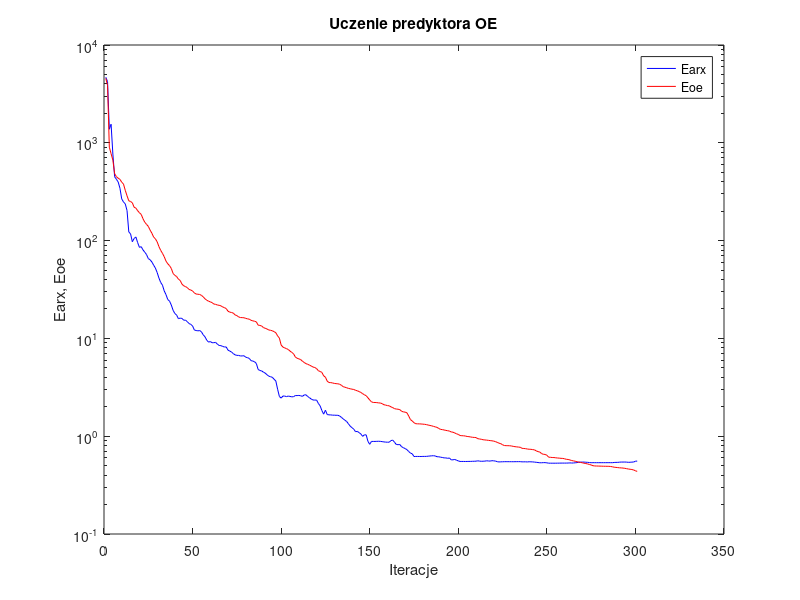
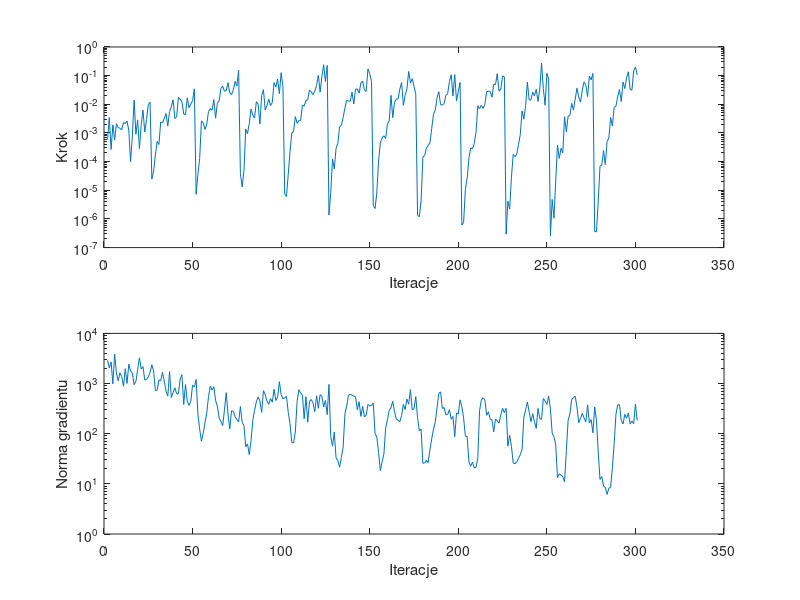

Reproduce these figures in MATLAB, in order.
%uczenie predyktora oe
clear all;
n=0; farx(n+1)=4.681605e+003; foe(n+1)=4.556457e+003; wspucz(n+1)=0.000000e+000; ng(n+1)=0.000000e+000;
%odnowa zmiennej metryki
n=1; farx(n+1)=4.224645e+003; foe(n+1)=3.871533e+003; krok(n+1)=5.897838e-004; ng(n+1)=2.919047e+003;
n=2; farx(n+1)=1.376669e+003; foe(n+1)=9.022481e+002; krok(n+1)=3.437609e-003; ng(n+1)=2.039184e+003;
n=3; farx(n+1)=1.548654e+003; foe(n+1)=7.743544e+002; krok(n+1)=2.661414e-004; ng(n+1)=2.705541e+003;
n=4; farx(n+1)=7.668711e+002; foe(n+1)=6.647373e+002; krok(n+1)=1.915637e-003; ng(n+1)=9.893008e+002;
n=5; farx(n+1)=4.497109e+002; foe(n+1)=4.836268e+002; krok(n+1)=5.623096e-004; ng(n+1)=3.875376e+003;
n=6; farx(n+1)=4.239217e+002; foe(n+1)=4.499928e+002; krok(n+1)=2.110724e-003; ng(n+1)=1.619991e+003;
n=7; farx(n+1)=3.975973e+002; foe(n+1)=4.346738e+002; krok(n+1)=1.532691e-003; ng(n+1)=1.137629e+003;
n=8; farx(n+1)=3.431899e+002; foe(n+1)=4.228082e+002; krok(n+1)=1.460933e-003; ng(n+1)=1.630200e+003;
n=9; farx(n+1)=2.669027e+002; foe(n+1)=3.958826e+002; krok(n+1)=1.291963e-003; ng(n+1)=1.377315e+003;
n=10; farx(n+1)=2.483718e+002; foe(n+1)=3.784917e+002; krok(n+1)=2.275225e-003; ng(n+1)=8.832961e+002;
n=11; farx(n+1)=2.373123e+002; foe(n+1)=3.267347e+002; krok(n+1)=2.121602e-003; ng(n+1)=1.979498e+003;
n=12; farx(n+1)=2.028822e+002; foe(n+1)=2.872766e+002; krok(n+1)=2.583925e-003; ng(n+1)=1.005012e+003;
n=13; farx(n+1)=1.225546e+002; foe(n+1)=2.551449e+002; krok(n+1)=1.242424e-003; ng(n+1)=2.437116e+003;
n=14; farx(n+1)=1.171009e+002; foe(n+1)=2.511578e+002; krok(n+1)=9.921626e-005; ng(n+1)=1.781584e+003;
n=15; farx(n+1)=9.738031e+001; foe(n+1)=2.433533e+002; krok(n+1)=7.740461e-004; ng(n+1)=1.606718e+003;
n=16; farx(n+1)=1.051169e+002; foe(n+1)=2.192813e+002; krok(n+1)=1.400894e-002; ng(n+1)=9.498186e+002;
n=17; farx(n+1)=1.089018e+002; foe(n+1)=2.147912e+002; krok(n+1)=9.064776e-004; ng(n+1)=1.104238e+003;
n=18; farx(n+1)=9.528812e+001; foe(n+1)=2.021856e+002; krok(n+1)=2.855545e-003; ng(n+1)=1.895318e+003;
n=19; farx(n+1)=8.528481e+001; foe(n+1)=1.926278e+002; krok(n+1)=2.861859e-004; ng(n+1)=3.257653e+003;
n=20; farx(n+1)=8.666808e+001; foe(n+1)=1.853375e+002; krok(n+1)=2.005784e-003; ng(n+1)=1.949586e+003;
n=21; farx(n+1)=8.043962e+001; foe(n+1)=1.674988e+002; krok(n+1)=6.256921e-003; ng(n+1)=2.179742e+003;
n=22; farx(n+1)=7.614312e+001; foe(n+1)=1.543492e+002; krok(n+1)=1.078226e-003; ng(n+1)=1.173487e+003;
n=23; farx(n+1)=7.204385e+001; foe(n+1)=1.465899e+002; krok(n+1)=2.926191e-003; ng(n+1)=1.210501e+003;
n=24; farx(n+1)=6.550555e+001; foe(n+1)=1.399496e+002; krok(n+1)=9.778245e-003; ng(n+1)=1.355035e+003;
n=25; farx(n+1)=6.373583e+001; foe(n+1)=1.283357e+002; krok(n+1)=1.175883e-002; ng(n+1)=1.674215e+003;
%odnowa zmiennej metryki
n=26; farx(n+1)=6.051784e+001; foe(n+1)=1.191675e+002; krok(n+1)=2.443486e-005; ng(n+1)=2.374830e+003;
n=27; farx(n+1)=5.619700e+001; foe(n+1)=1.088811e+002; krok(n+1)=4.673205e-005; ng(n+1)=1.776805e+003;
n=28; farx(n+1)=5.238096e+001; foe(n+1)=1.042859e+002; krok(n+1)=1.691914e-004; ng(n+1)=7.212410e+002;
n=29; farx(n+1)=4.722726e+001; foe(n+1)=9.727365e+001; krok(n+1)=5.081655e-004; ng(n+1)=7.403889e+002;
n=30; farx(n+1)=4.146225e+001; foe(n+1)=8.687596e+001; krok(n+1)=3.946779e-004; ng(n+1)=1.185442e+003;
n=31; farx(n+1)=3.734330e+001; foe(n+1)=7.949223e+001; krok(n+1)=2.414856e-003; ng(n+1)=1.132296e+003;
n=32; farx(n+1)=3.501905e+001; foe(n+1)=7.411640e+001; krok(n+1)=2.232051e-003; ng(n+1)=1.676214e+003;
n=33; farx(n+1)=3.060388e+001; foe(n+1)=6.841307e+001; krok(n+1)=3.187345e-003; ng(n+1)=1.121186e+003;
n=34; farx(n+1)=2.801350e+001; foe(n+1)=6.167158e+001; krok(n+1)=4.743099e-003; ng(n+1)=7.088559e+002;
n=35; farx(n+1)=2.496185e+001; foe(n+1)=5.793207e+001; krok(n+1)=1.739067e-003; ng(n+1)=5.609152e+002;
n=36; farx(n+1)=2.403130e+001; foe(n+1)=5.542136e+001; krok(n+1)=5.557598e-003; ng(n+1)=1.731897e+003;
n=37; farx(n+1)=2.192919e+001; foe(n+1)=5.188902e+001; krok(n+1)=8.076024e-003; ng(n+1)=5.243390e+002;
n=38; farx(n+1)=1.938833e+001; foe(n+1)=4.614424e+001; krok(n+1)=1.428969e-002; ng(n+1)=6.632385e+002;
n=39; farx(n+1)=1.796436e+001; foe(n+1)=4.411294e+001; krok(n+1)=3.187345e-003; ng(n+1)=8.243626e+002;
n=40; farx(n+1)=1.730300e+001; foe(n+1)=4.289942e+001; krok(n+1)=3.671029e-003; ng(n+1)=6.251805e+002;
n=41; farx(n+1)=1.591881e+001; foe(n+1)=4.033955e+001; krok(n+1)=1.725161e-002; ng(n+1)=6.265131e+002;
n=42; farx(n+1)=1.612404e+001; foe(n+1)=3.915660e+001; krok(n+1)=1.518514e-002; ng(n+1)=1.224269e+003;
n=43; farx(n+1)=1.601223e+001; foe(n+1)=3.590896e+001; krok(n+1)=1.214548e-002; ng(n+1)=1.494720e+003;
n=44; farx(n+1)=1.534679e+001; foe(n+1)=3.450709e+001; krok(n+1)=4.625835e-003; ng(n+1)=3.828106e+002;
n=45; farx(n+1)=1.537399e+001; foe(n+1)=3.387794e+001; krok(n+1)=4.312903e-003; ng(n+1)=9.525169e+002;
n=46; farx(n+1)=1.484372e+001; foe(n+1)=3.307971e+001; krok(n+1)=1.675011e-002; ng(n+1)=4.448101e+002;
n=47; farx(n+1)=1.419563e+001; foe(n+1)=3.167550e+001; krok(n+1)=7.557177e-003; ng(n+1)=3.650970e+002;
n=48; farx(n+1)=1.390044e+001; foe(n+1)=3.123230e+001; krok(n+1)=1.007231e-002; ng(n+1)=4.409769e+002;
n=49; farx(n+1)=1.342216e+001; foe(n+1)=3.054496e+001; krok(n+1)=1.356166e-002; ng(n+1)=9.289333e+002;
n=50; farx(n+1)=1.218418e+001; foe(n+1)=2.919116e+001; krok(n+1)=3.469665e-002; ng(n+1)=8.565297e+002;
%odnowa zmiennej metryki
n=51; farx(n+1)=1.204454e+001; foe(n+1)=2.842169e+001; krok(n+1)=7.258975e-006; ng(n+1)=1.204430e+003;
n=52; farx(n+1)=1.194314e+001; foe(n+1)=2.828209e+001; krok(n+1)=3.594329e-005; ng(n+1)=2.466366e+002;
n=53; farx(n+1)=1.203567e+001; foe(n+1)=2.815027e+001; krok(n+1)=1.278030e-004; ng(n+1)=1.248563e+002;
n=54; farx(n+1)=1.167950e+001; foe(n+1)=2.754727e+001; krok(n+1)=2.647552e-003; ng(n+1)=7.074354e+001;
n=55; farx(n+1)=1.088409e+001; foe(n+1)=2.661613e+001; krok(n+1)=2.257553e-003; ng(n+1)=1.027057e+002;
n=56; farx(n+1)=1.039357e+001; foe(n+1)=2.542386e+001; krok(n+1)=1.324250e-003; ng(n+1)=1.647511e+002;
n=57; farx(n+1)=9.597145e+000; foe(n+1)=2.456584e+001; krok(n+1)=2.041615e-003; ng(n+1)=2.603638e+002;
n=58; farx(n+1)=9.159968e+000; foe(n+1)=2.403488e+001; krok(n+1)=5.608389e-003; ng(n+1)=5.474775e+002;
n=59; farx(n+1)=9.288959e+000; foe(n+1)=2.363242e+001; krok(n+1)=7.152527e-003; ng(n+1)=8.895815e+002;
n=60; farx(n+1)=9.033843e+000; foe(n+1)=2.323226e+001; krok(n+1)=6.193383e-003; ng(n+1)=7.385456e+002;
n=61; farx(n+1)=9.038483e+000; foe(n+1)=2.245970e+001; krok(n+1)=1.462925e-002; ng(n+1)=8.640903e+002;
n=62; farx(n+1)=9.114329e+000; foe(n+1)=2.230131e+001; krok(n+1)=3.271540e-003; ng(n+1)=4.571111e+002;
n=63; farx(n+1)=8.728952e+000; foe(n+1)=2.195849e+001; krok(n+1)=1.097075e-002; ng(n+1)=3.524685e+002;
n=64; farx(n+1)=8.470806e+000; foe(n+1)=2.179293e+001; krok(n+1)=1.321526e-002; ng(n+1)=2.037757e+002;
n=65; farx(n+1)=8.430847e+000; foe(n+1)=2.152647e+001; krok(n+1)=3.627640e-002; ng(n+1)=1.765779e+002;
n=66; farx(n+1)=8.276317e+000; foe(n+1)=2.096145e+001; krok(n+1)=4.254539e-002; ng(n+1)=1.448008e+002;
n=67; farx(n+1)=8.172250e+000; foe(n+1)=2.063810e+001; krok(n+1)=2.854877e-002; ng(n+1)=2.981123e+002;
n=68; farx(n+1)=8.172508e+000; foe(n+1)=2.016892e+001; krok(n+1)=3.006981e-002; ng(n+1)=6.569121e+002;
n=69; farx(n+1)=7.581351e+000; foe(n+1)=1.896436e+001; krok(n+1)=5.695205e-002; ng(n+1)=2.469510e+002;
n=70; farx(n+1)=7.419280e+000; foe(n+1)=1.855630e+001; krok(n+1)=2.515521e-002; ng(n+1)=1.236930e+002;
n=71; farx(n+1)=7.255434e+000; foe(n+1)=1.840560e+001; krok(n+1)=2.191235e-002; ng(n+1)=2.864487e+002;
n=72; farx(n+1)=6.987244e+000; foe(n+1)=1.813073e+001; krok(n+1)=3.149998e-002; ng(n+1)=2.794698e+002;
n=73; farx(n+1)=6.791873e+000; foe(n+1)=1.739400e+001; krok(n+1)=6.306675e-002; ng(n+1)=2.171591e+002;
n=74; farx(n+1)=6.705215e+000; foe(n+1)=1.710170e+001; krok(n+1)=4.346837e-002; ng(n+1)=1.923149e+002;
n=75; farx(n+1)=6.704059e+000; foe(n+1)=1.659042e+001; krok(n+1)=1.532184e-001; ng(n+1)=1.719465e+002;
%odnowa zmiennej metryki
n=76; farx(n+1)=6.616697e+000; foe(n+1)=1.634082e+001; krok(n+1)=3.740683e-005; ng(n+1)=3.476111e+002;
n=77; farx(n+1)=6.618732e+000; foe(n+1)=1.631267e+001; krok(n+1)=1.308609e-005; ng(n+1)=1.671614e+002;
n=78; farx(n+1)=6.652119e+000; foe(n+1)=1.626152e+001; krok(n+1)=4.702476e-005; ng(n+1)=1.451984e+002;
n=79; farx(n+1)=6.422846e+000; foe(n+1)=1.603050e+001; krok(n+1)=1.358387e-003; ng(n+1)=5.521656e+001;
n=80; farx(n+1)=6.356308e+000; foe(n+1)=1.585497e+001; krok(n+1)=9.352282e-004; ng(n+1)=6.260487e+001;
n=81; farx(n+1)=6.243533e+000; foe(n+1)=1.572043e+001; krok(n+1)=2.133311e-003; ng(n+1)=3.846649e+001;
n=82; farx(n+1)=5.924816e+000; foe(n+1)=1.531346e+001; krok(n+1)=6.800237e-003; ng(n+1)=7.220121e+001;
n=83; farx(n+1)=5.864534e+000; foe(n+1)=1.511985e+001; krok(n+1)=4.236653e-003; ng(n+1)=1.836749e+002;
n=84; farx(n+1)=5.770540e+000; foe(n+1)=1.497967e+001; krok(n+1)=3.334617e-003; ng(n+1)=2.928279e+002;
n=85; farx(n+1)=5.538580e+000; foe(n+1)=1.475973e+001; krok(n+1)=1.238677e-002; ng(n+1)=4.307396e+002;
n=86; farx(n+1)=4.816041e+000; foe(n+1)=1.366783e+001; krok(n+1)=1.012568e-002; ng(n+1)=5.406781e+002;
n=87; farx(n+1)=4.699123e+000; foe(n+1)=1.356853e+001; krok(n+1)=2.041615e-003; ng(n+1)=4.508604e+002;
n=88; farx(n+1)=4.649760e+000; foe(n+1)=1.339821e+001; krok(n+1)=2.024365e-002; ng(n+1)=2.666084e+002;
n=89; farx(n+1)=4.518132e+000; foe(n+1)=1.290091e+001; krok(n+1)=3.262119e-002; ng(n+1)=7.206158e+002;
n=90; farx(n+1)=4.417848e+000; foe(n+1)=1.269204e+001; krok(n+1)=6.274942e-003; ng(n+1)=5.995086e+002;
n=91; farx(n+1)=4.253161e+000; foe(n+1)=1.248220e+001; krok(n+1)=8.996953e-003; ng(n+1)=4.452106e+002;
n=92; farx(n+1)=4.111113e+000; foe(n+1)=1.219582e+001; krok(n+1)=1.506159e-002; ng(n+1)=3.856931e+002;
n=93; farx(n+1)=4.058693e+000; foe(n+1)=1.210258e+001; krok(n+1)=9.045235e-003; ng(n+1)=5.021812e+002;
n=94; farx(n+1)=4.003344e+000; foe(n+1)=1.197386e+001; krok(n+1)=1.153579e-002; ng(n+1)=4.270402e+002;
n=95; farx(n+1)=3.824807e+000; foe(n+1)=1.172585e+001; krok(n+1)=5.730945e-002; ng(n+1)=7.680043e+002;
n=96; farx(n+1)=3.667720e+000; foe(n+1)=1.143362e+001; krok(n+1)=3.971457e-002; ng(n+1)=4.600803e+002;
n=97; farx(n+1)=3.024047e+000; foe(n+1)=1.061586e+001; krok(n+1)=7.636705e-002; ng(n+1)=5.433022e+002;
n=98; farx(n+1)=2.549764e+000; foe(n+1)=1.006918e+001; krok(n+1)=2.351648e-002; ng(n+1)=1.087200e+003;
n=99; farx(n+1)=2.450483e+000; foe(n+1)=8.566172e+000; krok(n+1)=1.269085e-001; ng(n+1)=6.002151e+002;
n=100; farx(n+1)=2.575428e+000; foe(n+1)=8.149956e+000; krok(n+1)=4.254539e-002; ng(n+1)=4.971149e+002;
%odnowa zmiennej metryki
n=101; farx(n+1)=2.572117e+000; foe(n+1)=7.997473e+000; krok(n+1)=7.578315e-006; ng(n+1)=5.200555e+002;
n=102; farx(n+1)=2.540411e+000; foe(n+1)=7.862596e+000; krok(n+1)=6.070286e-006; ng(n+1)=5.569939e+002;
n=103; farx(n+1)=2.572318e+000; foe(n+1)=7.702808e+000; krok(n+1)=3.616555e-005; ng(n+1)=2.671026e+002;
n=104; farx(n+1)=2.552444e+000; foe(n+1)=7.420360e+000; krok(n+1)=2.224690e-004; ng(n+1)=1.589392e+002;
n=105; farx(n+1)=2.525770e+000; foe(n+1)=7.191729e+000; krok(n+1)=9.854180e-004; ng(n+1)=6.654306e+001;
n=106; farx(n+1)=2.535405e+000; foe(n+1)=6.968089e+000; krok(n+1)=1.120856e-003; ng(n+1)=6.539979e+001;
n=107; farx(n+1)=2.604887e+000; foe(n+1)=6.457667e+000; krok(n+1)=3.715831e-003; ng(n+1)=1.076172e+002;
n=108; farx(n+1)=2.601939e+000; foe(n+1)=6.269250e+000; krok(n+1)=2.187783e-003; ng(n+1)=4.378922e+002;
n=109; farx(n+1)=2.612739e+000; foe(n+1)=6.172341e+000; krok(n+1)=2.677949e-003; ng(n+1)=7.532539e+002;
n=110; farx(n+1)=2.591426e+000; foe(n+1)=6.079392e+000; krok(n+1)=2.707062e-003; ng(n+1)=6.475135e+002;
n=111; farx(n+1)=2.555114e+000; foe(n+1)=5.845303e+000; krok(n+1)=9.424758e-003; ng(n+1)=5.900908e+002;
n=112; farx(n+1)=2.640300e+000; foe(n+1)=5.678640e+000; krok(n+1)=8.579668e-003; ng(n+1)=1.987669e+002;
n=113; farx(n+1)=2.652706e+000; foe(n+1)=5.519286e+000; krok(n+1)=1.366559e-002; ng(n+1)=5.472088e+002;
n=114; farx(n+1)=2.544945e+000; foe(n+1)=5.434625e+000; krok(n+1)=1.423591e-002; ng(n+1)=1.697628e+002;
n=115; farx(n+1)=2.475978e+000; foe(n+1)=5.331076e+000; krok(n+1)=3.153693e-002; ng(n+1)=4.388373e+002;
n=116; farx(n+1)=2.394576e+000; foe(n+1)=5.221637e+000; krok(n+1)=2.667694e-002; ng(n+1)=4.800403e+002;
n=117; farx(n+1)=2.346866e+000; foe(n+1)=5.096714e+000; krok(n+1)=2.191235e-002; ng(n+1)=4.078943e+002;
n=118; farx(n+1)=2.338853e+000; foe(n+1)=5.038031e+000; krok(n+1)=2.876670e-002; ng(n+1)=2.751719e+002;
n=119; farx(n+1)=2.344724e+000; foe(n+1)=4.911422e+000; krok(n+1)=4.568872e-002; ng(n+1)=5.712027e+002;
n=120; farx(n+1)=2.164623e+000; foe(n+1)=4.675252e+000; krok(n+1)=1.036878e-001; ng(n+1)=3.212690e+002;
n=121; farx(n+1)=2.043474e+000; foe(n+1)=4.591525e+000; krok(n+1)=2.667694e-002; ng(n+1)=6.029017e+002;
n=122; farx(n+1)=1.829036e+000; foe(n+1)=4.491260e+000; krok(n+1)=9.363811e-002; ng(n+1)=5.604926e+002;
n=123; farx(n+1)=1.681047e+000; foe(n+1)=4.142933e+000; krok(n+1)=2.401907e-001; ng(n+1)=3.408558e+002;
n=124; farx(n+1)=1.844183e+000; foe(n+1)=4.013149e+000; krok(n+1)=6.240867e-002; ng(n+1)=4.629894e+002;
n=125; farx(n+1)=1.665493e+000; foe(n+1)=3.656986e+000; krok(n+1)=2.268451e-001; ng(n+1)=2.399326e+002;
%odnowa zmiennej metryki
n=126; farx(n+1)=1.652751e+000; foe(n+1)=3.536708e+000; krok(n+1)=1.364051e-006; ng(n+1)=9.617482e+002;
n=127; farx(n+1)=1.651933e+000; foe(n+1)=3.532461e+000; krok(n+1)=8.431791e-006; ng(n+1)=8.864810e+001;
n=128; farx(n+1)=1.641033e+000; foe(n+1)=3.504059e+000; krok(n+1)=1.239407e-004; ng(n+1)=5.640823e+001;
n=129; farx(n+1)=1.641284e+000; foe(n+1)=3.466398e+000; krok(n+1)=5.561724e-005; ng(n+1)=1.079555e+002;
n=130; farx(n+1)=1.636093e+000; foe(n+1)=3.447283e+000; krok(n+1)=2.921277e-004; ng(n+1)=3.293965e+001;
n=131; farx(n+1)=1.637421e+000; foe(n+1)=3.433808e+000; krok(n+1)=4.356528e-004; ng(n+1)=2.911947e+001;
n=132; farx(n+1)=1.610332e+000; foe(n+1)=3.401877e+000; krok(n+1)=1.667309e-003; ng(n+1)=2.151328e+001;
n=133; farx(n+1)=1.559988e+000; foe(n+1)=3.318244e+000; krok(n+1)=1.841613e-003; ng(n+1)=3.373981e+001;
n=134; farx(n+1)=1.505507e+000; foe(n+1)=3.212987e+000; krok(n+1)=3.485331e-003; ng(n+1)=5.385673e+001;
n=135; farx(n+1)=1.456323e+000; foe(n+1)=3.167883e+000; krok(n+1)=7.444102e-003; ng(n+1)=2.495124e+002;
n=136; farx(n+1)=1.412727e+000; foe(n+1)=3.128829e+000; krok(n+1)=1.376948e-002; ng(n+1)=3.566616e+002;
n=137; farx(n+1)=1.337664e+000; foe(n+1)=3.080095e+000; krok(n+1)=1.290032e-002; ng(n+1)=5.816955e+002;
n=138; farx(n+1)=1.265858e+000; foe(n+1)=3.056214e+000; krok(n+1)=1.290032e-002; ng(n+1)=6.142899e+002;
n=139; farx(n+1)=1.222497e+000; foe(n+1)=3.024526e+000; krok(n+1)=2.643052e-002; ng(n+1)=5.844783e+002;
n=140; farx(n+1)=1.178966e+000; foe(n+1)=3.006331e+000; krok(n+1)=1.023953e-002; ng(n+1)=5.620461e+002;
n=141; farx(n+1)=1.111837e+000; foe(n+1)=2.945684e+000; krok(n+1)=3.353295e-002; ng(n+1)=5.424162e+002;
n=142; farx(n+1)=1.120205e+000; foe(n+1)=2.914325e+000; krok(n+1)=3.481722e-002; ng(n+1)=2.998302e+002;
n=143; farx(n+1)=1.088273e+000; foe(n+1)=2.860917e+000; krok(n+1)=2.447549e-002; ng(n+1)=4.342955e+002;
n=144; farx(n+1)=1.053306e+000; foe(n+1)=2.801027e+000; krok(n+1)=5.514490e-002; ng(n+1)=2.219117e+002;
n=145; farx(n+1)=9.963697e-001; foe(n+1)=2.721816e+000; krok(n+1)=6.414287e-002; ng(n+1)=3.528561e+002;
n=146; farx(n+1)=1.032991e+000; foe(n+1)=2.651503e+000; krok(n+1)=3.178877e-002; ng(n+1)=2.171383e+002;
n=147; farx(n+1)=1.032097e+000; foe(n+1)=2.594617e+000; krok(n+1)=2.812841e-002; ng(n+1)=2.344393e+002;
n=148; farx(n+1)=8.853465e-001; foe(n+1)=2.470595e+000; krok(n+1)=1.710829e-001; ng(n+1)=3.821736e+002;
n=149; farx(n+1)=8.265815e-001; foe(n+1)=2.344888e+000; krok(n+1)=1.191056e-001; ng(n+1)=3.593652e+002;
n=150; farx(n+1)=8.848061e-001; foe(n+1)=2.245456e+000; krok(n+1)=6.287977e-002; ng(n+1)=3.648062e+002;
%odnowa zmiennej metryki
n=151; farx(n+1)=8.841560e-001; foe(n+1)=2.213395e+000; krok(n+1)=2.998147e-006; ng(n+1)=4.091508e+002;
n=152; farx(n+1)=8.843812e-001; foe(n+1)=2.211880e+000; krok(n+1)=2.296189e-006; ng(n+1)=1.008834e+002;
n=153; farx(n+1)=8.859656e-001; foe(n+1)=2.205491e+000; krok(n+1)=8.106422e-006; ng(n+1)=8.605778e+001;
n=154; farx(n+1)=8.876725e-001; foe(n+1)=2.190804e+000; krok(n+1)=1.054119e-004; ng(n+1)=4.251971e+001;
n=155; farx(n+1)=8.855170e-001; foe(n+1)=2.184362e+000; krok(n+1)=4.532388e-004; ng(n+1)=1.825907e+001;
n=156; farx(n+1)=8.803027e-001; foe(n+1)=2.152773e+000; krok(n+1)=6.767654e-004; ng(n+1)=2.791172e+001;
n=157; farx(n+1)=8.742889e-001; foe(n+1)=2.098384e+000; krok(n+1)=7.964319e-004; ng(n+1)=3.908536e+001;
n=158; farx(n+1)=8.702824e-001; foe(n+1)=2.079878e+000; krok(n+1)=6.459813e-004; ng(n+1)=1.307749e+002;
n=159; farx(n+1)=8.681838e-001; foe(n+1)=2.055074e+000; krok(n+1)=2.106031e-003; ng(n+1)=1.905993e+002;
n=160; farx(n+1)=8.686041e-001; foe(n+1)=2.045506e+000; krok(n+1)=2.595225e-003; ng(n+1)=2.928901e+002;
n=161; farx(n+1)=9.013112e-001; foe(n+1)=1.995146e+000; krok(n+1)=2.047906e-002; ng(n+1)=3.282573e+002;
n=162; farx(n+1)=9.123027e-001; foe(n+1)=1.959985e+000; krok(n+1)=3.427028e-003; ng(n+1)=4.422603e+002;
n=163; farx(n+1)=8.672797e-001; foe(n+1)=1.913477e+000; krok(n+1)=1.169933e-002; ng(n+1)=2.723498e+002;
n=164; farx(n+1)=8.230301e-001; foe(n+1)=1.895242e+000; krok(n+1)=1.520419e-002; ng(n+1)=1.988526e+002;
n=165; farx(n+1)=8.189482e-001; foe(n+1)=1.887533e+000; krok(n+1)=1.526430e-002; ng(n+1)=1.852033e+002;
n=166; farx(n+1)=8.221489e-001; foe(n+1)=1.869299e+000; krok(n+1)=3.389322e-002; ng(n+1)=1.736486e+002;
n=167; farx(n+1)=7.803867e-001; foe(n+1)=1.797799e+000; krok(n+1)=5.730115e-002; ng(n+1)=2.311838e+002;
n=168; farx(n+1)=7.628330e-001; foe(n+1)=1.773823e+000; krok(n+1)=9.100900e-003; ng(n+1)=3.838850e+002;
n=169; farx(n+1)=7.473045e-001; foe(n+1)=1.761302e+000; krok(n+1)=2.079162e-002; ng(n+1)=3.026240e+002;
n=170; farx(n+1)=7.290037e-001; foe(n+1)=1.735904e+000; krok(n+1)=3.407387e-002; ng(n+1)=4.917439e+002;
n=171; farx(n+1)=6.976708e-001; foe(n+1)=1.608192e+000; krok(n+1)=1.400181e-001; ng(n+1)=3.868472e+002;
n=172; farx(n+1)=6.718596e-001; foe(n+1)=1.478176e+000; krok(n+1)=5.507577e-002; ng(n+1)=7.580782e+002;
n=173; farx(n+1)=6.605194e-001; foe(n+1)=1.431745e+000; krok(n+1)=7.822596e-002; ng(n+1)=2.999915e+002;
n=174; farx(n+1)=6.197965e-001; foe(n+1)=1.374168e+000; krok(n+1)=4.235232e-002; ng(n+1)=3.125665e+002;
n=175; farx(n+1)=6.210742e-001; foe(n+1)=1.342186e+000; krok(n+1)=2.262062e-002; ng(n+1)=5.467178e+002;
%odnowa zmiennej metryki
n=176; farx(n+1)=6.209638e-001; foe(n+1)=1.338064e+000; krok(n+1)=1.341315e-006; ng(n+1)=2.097451e+002;
n=177; farx(n+1)=6.207570e-001; foe(n+1)=1.336897e+000; krok(n+1)=1.192618e-006; ng(n+1)=1.139202e+002;
n=178; farx(n+1)=6.202370e-001; foe(n+1)=1.333933e+000; krok(n+1)=4.269784e-006; ng(n+1)=1.237900e+002;
n=179; farx(n+1)=6.214219e-001; foe(n+1)=1.328060e+000; krok(n+1)=1.431236e-004; ng(n+1)=2.576330e+001;
n=180; farx(n+1)=6.215794e-001; foe(n+1)=1.323043e+000; krok(n+1)=1.629504e-004; ng(n+1)=2.604590e+001;
n=181; farx(n+1)=6.218758e-001; foe(n+1)=1.313812e+000; krok(n+1)=2.942857e-004; ng(n+1)=2.934503e+001;
n=182; farx(n+1)=6.248181e-001; foe(n+1)=1.300576e+000; krok(n+1)=3.657739e-004; ng(n+1)=2.661197e+001;
n=183; farx(n+1)=6.277830e-001; foe(n+1)=1.288002e+000; krok(n+1)=4.532388e-004; ng(n+1)=4.812685e+001;
n=184; farx(n+1)=6.301154e-001; foe(n+1)=1.276763e+000; krok(n+1)=1.442683e-003; ng(n+1)=7.970101e+001;
n=185; farx(n+1)=6.316265e-001; foe(n+1)=1.259980e+000; krok(n+1)=4.494346e-003; ng(n+1)=1.232130e+002;
n=186; farx(n+1)=6.280300e-001; foe(n+1)=1.245480e+000; krok(n+1)=6.227174e-003; ng(n+1)=1.703381e+002;
n=187; farx(n+1)=6.167710e-001; foe(n+1)=1.231384e+000; krok(n+1)=1.660195e-002; ng(n+1)=3.285326e+002;
n=188; farx(n+1)=6.160587e-001; foe(n+1)=1.198931e+000; krok(n+1)=2.753789e-002; ng(n+1)=6.387630e+002;
n=189; farx(n+1)=6.100336e-001; foe(n+1)=1.173781e+000; krok(n+1)=9.683310e-003; ng(n+1)=6.802686e+002;
n=190; farx(n+1)=6.062131e-001; foe(n+1)=1.168322e+000; krok(n+1)=9.409526e-003; ng(n+1)=3.189018e+002;
n=191; farx(n+1)=5.998212e-001; foe(n+1)=1.157626e+000; krok(n+1)=1.056599e-002; ng(n+1)=3.328779e+002;
n=192; farx(n+1)=6.000299e-001; foe(n+1)=1.146617e+000; krok(n+1)=2.085765e-002; ng(n+1)=2.373938e+002;
n=193; farx(n+1)=5.937801e-001; foe(n+1)=1.137627e+000; krok(n+1)=2.351648e-002; ng(n+1)=2.417461e+002;
n=194; farx(n+1)=5.987641e-001; foe(n+1)=1.128723e+000; krok(n+1)=6.288276e-002; ng(n+1)=3.009637e+002;
n=195; farx(n+1)=5.732238e-001; foe(n+1)=1.105406e+000; krok(n+1)=1.081188e-001; ng(n+1)=1.935483e+002;
n=196; farx(n+1)=5.734607e-001; foe(n+1)=1.098746e+000; krok(n+1)=1.952078e-002; ng(n+1)=2.214451e+002;
n=197; farx(n+1)=5.785214e-001; foe(n+1)=1.078781e+000; krok(n+1)=1.076512e-001; ng(n+1)=8.740062e+001;
n=198; farx(n+1)=5.684309e-001; foe(n+1)=1.058440e+000; krok(n+1)=1.301252e-002; ng(n+1)=2.595985e+002;
n=199; farx(n+1)=5.593189e-001; foe(n+1)=1.042984e+000; krok(n+1)=2.788482e-002; ng(n+1)=2.462272e+002;
n=200; farx(n+1)=5.519258e-001; foe(n+1)=1.016841e+000; krok(n+1)=5.801457e-002; ng(n+1)=4.729601e+002;
%odnowa zmiennej metryki
n=201; farx(n+1)=5.519040e-001; foe(n+1)=1.011853e+000; krok(n+1)=6.104072e-007; ng(n+1)=3.463003e+002;
n=202; farx(n+1)=5.518679e-001; foe(n+1)=1.010029e+000; krok(n+1)=7.440534e-007; ng(n+1)=2.064318e+002;
n=203; farx(n+1)=5.514519e-001; foe(n+1)=1.004015e+000; krok(n+1)=1.083629e-005; ng(n+1)=8.886696e+001;
n=204; farx(n+1)=5.518791e-001; foe(n+1)=9.937380e-001; krok(n+1)=2.609816e-005; ng(n+1)=8.865456e+001;
n=205; farx(n+1)=5.524401e-001; foe(n+1)=9.894599e-001; krok(n+1)=1.314970e-004; ng(n+1)=2.724505e+001;
n=206; farx(n+1)=5.526491e-001; foe(n+1)=9.819382e-001; krok(n+1)=2.996980e-004; ng(n+1)=2.243180e+001;
n=207; farx(n+1)=5.539044e-001; foe(n+1)=9.747207e-001; krok(n+1)=2.808967e-004; ng(n+1)=2.720706e+001;
n=208; farx(n+1)=5.544378e-001; foe(n+1)=9.715114e-001; krok(n+1)=4.264342e-004; ng(n+1)=2.080538e+001;
n=209; farx(n+1)=5.554893e-001; foe(n+1)=9.680220e-001; krok(n+1)=1.064566e-003; ng(n+1)=2.111551e+001;
n=210; farx(n+1)=5.601939e-001; foe(n+1)=9.437064e-001; krok(n+1)=8.928204e-003; ng(n+1)=3.237918e+001;
n=211; farx(n+1)=5.562611e-001; foe(n+1)=9.366999e-001; krok(n+1)=6.947618e-003; ng(n+1)=2.862416e+002;
n=212; farx(n+1)=5.539196e-001; foe(n+1)=9.299742e-001; krok(n+1)=9.219686e-003; ng(n+1)=4.693570e+002;
n=213; farx(n+1)=5.549737e-001; foe(n+1)=9.203424e-001; krok(n+1)=7.152527e-003; ng(n+1)=5.198689e+002;
n=214; farx(n+1)=5.560503e-001; foe(n+1)=9.156584e-001; krok(n+1)=9.949946e-003; ng(n+1)=4.752850e+002;
n=215; farx(n+1)=5.607474e-001; foe(n+1)=9.119298e-001; krok(n+1)=2.721013e-002; ng(n+1)=2.330883e+002;
n=216; farx(n+1)=5.579190e-001; foe(n+1)=9.069447e-001; krok(n+1)=2.896961e-002; ng(n+1)=2.735482e+002;
n=217; farx(n+1)=5.568290e-001; foe(n+1)=9.018838e-001; krok(n+1)=2.780492e-002; ng(n+1)=1.941770e+002;
n=218; farx(n+1)=5.620448e-001; foe(n+1)=8.972920e-001; krok(n+1)=1.767909e-002; ng(n+1)=1.910616e+002;
n=219; farx(n+1)=5.598914e-001; foe(n+1)=8.905690e-001; krok(n+1)=5.042484e-002; ng(n+1)=1.087559e+002;
n=220; farx(n+1)=5.568572e-001; foe(n+1)=8.804311e-001; krok(n+1)=4.890625e-002; ng(n+1)=1.944873e+002;
n=221; farx(n+1)=5.486155e-001; foe(n+1)=8.642603e-001; krok(n+1)=1.171506e-001; ng(n+1)=1.803174e+002;
n=222; farx(n+1)=5.454600e-001; foe(n+1)=8.488066e-001; krok(n+1)=2.868906e-002; ng(n+1)=1.620505e+002;
n=223; farx(n+1)=5.471696e-001; foe(n+1)=8.384989e-001; krok(n+1)=3.408723e-002; ng(n+1)=2.377653e+002;
n=224; farx(n+1)=5.477138e-001; foe(n+1)=8.174266e-001; krok(n+1)=9.759878e-002; ng(n+1)=3.226130e+002;
n=225; farx(n+1)=5.489173e-001; foe(n+1)=8.028349e-001; krok(n+1)=9.137743e-002; ng(n+1)=2.613543e+002;
%odnowa zmiennej metryki
n=226; farx(n+1)=5.488909e-001; foe(n+1)=8.004365e-001; krok(n+1)=2.933371e-007; ng(n+1)=3.204255e+002;
n=227; farx(n+1)=5.487991e-001; foe(n+1)=7.997778e-001; krok(n+1)=4.136318e-006; ng(n+1)=5.652075e+001;
n=228; farx(n+1)=5.486475e-001; foe(n+1)=7.986903e-001; krok(n+1)=2.208309e-006; ng(n+1)=9.341530e+001;
n=229; farx(n+1)=5.485590e-001; foe(n+1)=7.947897e-001; krok(n+1)=2.832743e-005; ng(n+1)=5.609525e+001;
n=230; farx(n+1)=5.483264e-001; foe(n+1)=7.874487e-001; krok(n+1)=1.781286e-004; ng(n+1)=2.620810e+001;
n=231; farx(n+1)=5.488631e-001; foe(n+1)=7.816578e-001; krok(n+1)=1.486449e-004; ng(n+1)=2.514717e+001;
n=232; farx(n+1)=5.490429e-001; foe(n+1)=7.775141e-001; krok(n+1)=1.802468e-004; ng(n+1)=2.726552e+001;
n=233; farx(n+1)=5.492752e-001; foe(n+1)=7.741986e-001; krok(n+1)=3.984182e-004; ng(n+1)=3.246204e+001;
n=234; farx(n+1)=5.493798e-001; foe(n+1)=7.699983e-001; krok(n+1)=8.747958e-004; ng(n+1)=3.818281e+001;
n=235; farx(n+1)=5.466899e-001; foe(n+1)=7.515623e-001; krok(n+1)=5.843731e-003; ng(n+1)=4.881004e+001;
n=236; farx(n+1)=5.469030e-001; foe(n+1)=7.490218e-001; krok(n+1)=3.009584e-003; ng(n+1)=2.118127e+002;
n=237; farx(n+1)=5.474769e-001; foe(n+1)=7.457076e-001; krok(n+1)=8.839546e-003; ng(n+1)=2.990108e+002;
n=238; farx(n+1)=5.453058e-001; foe(n+1)=7.392327e-001; krok(n+1)=5.918252e-002; ng(n+1)=4.288805e+002;
n=239; farx(n+1)=5.482780e-001; foe(n+1)=7.357799e-001; krok(n+1)=1.419977e-002; ng(n+1)=2.748903e+002;
n=240; farx(n+1)=5.468748e-001; foe(n+1)=7.343232e-001; krok(n+1)=1.417782e-002; ng(n+1)=1.731871e+002;
n=241; farx(n+1)=5.461736e-001; foe(n+1)=7.294132e-001; krok(n+1)=2.667694e-002; ng(n+1)=2.516654e+002;
n=242; farx(n+1)=5.435215e-001; foe(n+1)=7.251172e-001; krok(n+1)=1.966098e-002; ng(n+1)=1.723928e+002;
n=243; farx(n+1)=5.410237e-001; foe(n+1)=7.084716e-001; krok(n+1)=3.350022e-002; ng(n+1)=1.280759e+002;
n=244; farx(n+1)=5.381029e-001; foe(n+1)=6.956173e-001; krok(n+1)=1.251384e-002; ng(n+1)=3.174638e+002;
n=245; farx(n+1)=5.348850e-001; foe(n+1)=6.888812e-001; krok(n+1)=3.377159e-002; ng(n+1)=2.000686e+002;
n=246; farx(n+1)=5.351792e-001; foe(n+1)=6.645480e-001; krok(n+1)=2.725909e-001; ng(n+1)=1.931604e+002;
n=247; farx(n+1)=5.365808e-001; foe(n+1)=6.533964e-001; krok(n+1)=3.526755e-002; ng(n+1)=5.033107e+002;
n=248; farx(n+1)=5.369986e-001; foe(n+1)=6.511060e-001; krok(n+1)=9.267996e-003; ng(n+1)=4.522558e+002;
n=249; farx(n+1)=5.341761e-001; foe(n+1)=6.387679e-001; krok(n+1)=1.196783e-001; ng(n+1)=3.808583e+002;
n=250; farx(n+1)=5.298370e-001; foe(n+1)=6.102390e-001; krok(n+1)=7.557928e-002; ng(n+1)=5.641372e+002;
%odnowa zmiennej metryki
n=251; farx(n+1)=5.298059e-001; foe(n+1)=6.086303e-001; krok(n+1)=2.533257e-007; ng(n+1)=3.124837e+002;
n=252; farx(n+1)=5.296504e-001; foe(n+1)=6.054537e-001; krok(n+1)=4.782160e-006; ng(n+1)=1.033544e+002;
n=253; farx(n+1)=5.296334e-001; foe(n+1)=6.049839e-001; krok(n+1)=1.052955e-006; ng(n+1)=8.745827e+001;
n=254; farx(n+1)=5.296840e-001; foe(n+1)=6.016381e-001; krok(n+1)=2.122479e-005; ng(n+1)=5.982022e+001;
n=255; farx(n+1)=5.301621e-001; foe(n+1)=5.985113e-001; krok(n+1)=3.748417e-004; ng(n+1)=1.340229e+001;
n=256; farx(n+1)=5.303697e-001; foe(n+1)=5.969260e-001; krok(n+1)=1.300680e-004; ng(n+1)=1.580451e+001;
n=257; farx(n+1)=5.309845e-001; foe(n+1)=5.938068e-001; krok(n+1)=2.911565e-004; ng(n+1)=1.492938e+001;
n=258; farx(n+1)=5.309792e-001; foe(n+1)=5.929511e-001; krok(n+1)=2.015675e-004; ng(n+1)=1.389004e+001;
n=259; farx(n+1)=5.308942e-001; foe(n+1)=5.877143e-001; krok(n+1)=3.677109e-003; ng(n+1)=1.099799e+001;
n=260; farx(n+1)=5.311356e-001; foe(n+1)=5.803544e-001; krok(n+1)=1.093891e-003; ng(n+1)=4.627577e+001;
n=261; farx(n+1)=5.317040e-001; foe(n+1)=5.784972e-001; krok(n+1)=3.881663e-003; ng(n+1)=1.842764e+002;
n=262; farx(n+1)=5.335091e-001; foe(n+1)=5.717135e-001; krok(n+1)=3.990004e-003; ng(n+1)=2.469416e+002;
n=263; farx(n+1)=5.315306e-001; foe(n+1)=5.639676e-001; krok(n+1)=1.080437e-002; ng(n+1)=4.817573e+002;
n=264; farx(n+1)=5.325458e-001; foe(n+1)=5.594732e-001; krok(n+1)=6.256921e-003; ng(n+1)=5.260208e+002;
n=265; farx(n+1)=5.347602e-001; foe(n+1)=5.544264e-001; krok(n+1)=1.521910e-002; ng(n+1)=5.582098e+002;
n=266; farx(n+1)=5.371438e-001; foe(n+1)=5.482695e-001; krok(n+1)=3.627640e-002; ng(n+1)=3.382290e+002;
n=267; farx(n+1)=5.421096e-001; foe(n+1)=5.431440e-001; krok(n+1)=1.789318e-002; ng(n+1)=1.662214e+002;
n=268; farx(n+1)=5.430105e-001; foe(n+1)=5.399911e-001; krok(n+1)=1.199953e-002; ng(n+1)=2.024976e+002;
n=269; farx(n+1)=5.439493e-001; foe(n+1)=5.347079e-001; krok(n+1)=3.123706e-002; ng(n+1)=2.537793e+002;
n=270; farx(n+1)=5.439142e-001; foe(n+1)=5.296212e-001; krok(n+1)=6.078596e-002; ng(n+1)=2.065598e+002;
n=271; farx(n+1)=5.417229e-001; foe(n+1)=5.250128e-001; krok(n+1)=4.614317e-002; ng(n+1)=1.726370e+002;
n=272; farx(n+1)=5.407299e-001; foe(n+1)=5.206231e-001; krok(n+1)=1.871779e-002; ng(n+1)=3.751275e+002;
n=273; farx(n+1)=5.376763e-001; foe(n+1)=5.136957e-001; krok(n+1)=9.676700e-002; ng(n+1)=1.630944e+002;
n=274; farx(n+1)=5.357468e-001; foe(n+1)=5.082009e-001; krok(n+1)=7.165516e-002; ng(n+1)=1.905601e+002;
n=275; farx(n+1)=5.360724e-001; foe(n+1)=4.993970e-001; krok(n+1)=1.191056e-001; ng(n+1)=1.041588e+002;
%odnowa zmiennej metryki
n=276; farx(n+1)=5.360608e-001; foe(n+1)=4.964536e-001; krok(n+1)=3.646499e-007; ng(n+1)=3.396838e+002;
n=277; farx(n+1)=5.360490e-001; foe(n+1)=4.956643e-001; krok(n+1)=3.565875e-007; ng(n+1)=1.848873e+002;
n=278; farx(n+1)=5.360073e-001; foe(n+1)=4.951975e-001; krok(n+1)=4.182313e-006; ng(n+1)=4.267447e+001;
n=279; farx(n+1)=5.360479e-001; foe(n+1)=4.944616e-001; krok(n+1)=6.946355e-005; ng(n+1)=1.224419e+001;
n=280; farx(n+1)=5.360822e-001; foe(n+1)=4.937948e-001; krok(n+1)=7.598256e-005; ng(n+1)=1.396671e+001;
n=281; farx(n+1)=5.361187e-001; foe(n+1)=4.929862e-001; krok(n+1)=2.431917e-004; ng(n+1)=9.029476e+000;
n=282; farx(n+1)=5.361460e-001; foe(n+1)=4.927045e-001; krok(n+1)=7.856157e-005; ng(n+1)=8.500827e+000;
n=283; farx(n+1)=5.363149e-001; foe(n+1)=4.923848e-001; krok(n+1)=5.045766e-004; ng(n+1)=6.174574e+000;
n=284; farx(n+1)=5.363287e-001; foe(n+1)=4.920870e-001; krok(n+1)=6.650130e-004; ng(n+1)=8.221250e+000;
n=285; farx(n+1)=5.362651e-001; foe(n+1)=4.901946e-001; krok(n+1)=3.473809e-003; ng(n+1)=8.456589e+000;
n=286; farx(n+1)=5.358947e-001; foe(n+1)=4.868740e-001; krok(n+1)=1.742666e-003; ng(n+1)=2.150309e+001;
n=287; farx(n+1)=5.389025e-001; foe(n+1)=4.818576e-001; krok(n+1)=7.932207e-003; ng(n+1)=6.382214e+001;
n=288; farx(n+1)=5.400066e-001; foe(n+1)=4.798197e-001; krok(n+1)=8.685477e-003; ng(n+1)=2.443084e+002;
n=289; farx(n+1)=5.402707e-001; foe(n+1)=4.776313e-001; krok(n+1)=1.835014e-002; ng(n+1)=3.752841e+002;
n=290; farx(n+1)=5.424413e-001; foe(n+1)=4.752071e-001; krok(n+1)=3.301014e-002; ng(n+1)=3.773834e+002;
n=291; farx(n+1)=5.442703e-001; foe(n+1)=4.740827e-001; krok(n+1)=1.260621e-002; ng(n+1)=1.850414e+002;
n=292; farx(n+1)=5.438786e-001; foe(n+1)=4.723685e-001; krok(n+1)=5.985461e-002; ng(n+1)=1.569649e+002;
n=293; farx(n+1)=5.445254e-001; foe(n+1)=4.694601e-001; krok(n+1)=3.535818e-002; ng(n+1)=2.420344e+002;
n=294; farx(n+1)=5.432260e-001; foe(n+1)=4.658352e-001; krok(n+1)=8.509079e-002; ng(n+1)=2.041568e+002;
n=295; farx(n+1)=5.408560e-001; foe(n+1)=4.617866e-001; krok(n+1)=1.364675e-001; ng(n+1)=2.594455e+002;
n=296; farx(n+1)=5.415512e-001; foe(n+1)=4.591023e-001; krok(n+1)=3.338729e-002; ng(n+1)=1.558132e+002;
n=297; farx(n+1)=5.432849e-001; foe(n+1)=4.564223e-001; krok(n+1)=3.096333e-002; ng(n+1)=1.792447e+002;
n=298; farx(n+1)=5.447545e-001; foe(n+1)=4.513928e-001; krok(n+1)=1.467726e-001; ng(n+1)=1.580628e+002;
n=299; farx(n+1)=5.553091e-001; foe(n+1)=4.427596e-001; krok(n+1)=2.010759e-001; ng(n+1)=3.894186e+002;
n=300; farx(n+1)=5.564782e-001; foe(n+1)=4.369781e-001; krok(n+1)=1.075010e-001; ng(n+1)=1.828518e+002;

figure; semilogy(farx,'b'); hold on; semilogy(foe,'r'); xlabel('Iteracje'); ylabel('Earx, Eoe'); legend('Earx','Eoe'); title('Uczenie predyktora OE');
figure; subplot(2,1,1); semilogy(krok); xlabel('Iteracje'); ylabel('Krok');
subplot(2,1,2); semilogy(ng); xlabel('Iteracje'); ylabel('Norma gradientu');
Earx=farx(n+1)
Eoe=foe(n+1)
